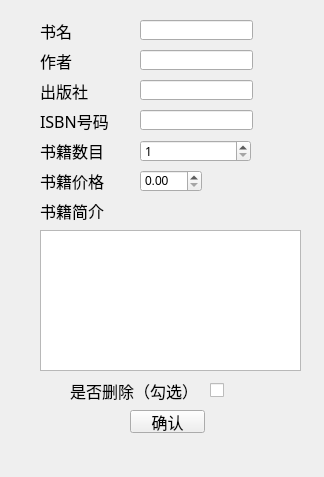
<?xml version="1.0" encoding="UTF-8"?>
<ui version="4.0">
 <class>Change_Book_Info_Widget</class>
 <widget class="QWidget" name="Change_Book_Info_Widget">
  <property name="geometry">
   <rect>
    <x>0</x>
    <y>0</y>
    <width>324</width>
    <height>477</height>
   </rect>
  </property>
  <property name="windowTitle">
   <string>Form</string>
  </property>
  <widget class="QLabel" name="BookNum_label">
   <property name="geometry">
    <rect>
     <x>40</x>
     <y>140</y>
     <width>91</width>
     <height>21</height>
    </rect>
   </property>
   <property name="font">
    <font>
     <family>萝莉体 第二版</family>
     <pointsize>12</pointsize>
    </font>
   </property>
   <property name="text">
    <string>书籍数目</string>
   </property>
  </widget>
  <widget class="QLabel" name="ISBNcode_label">
   <property name="geometry">
    <rect>
     <x>40</x>
     <y>110</y>
     <width>91</width>
     <height>21</height>
    </rect>
   </property>
   <property name="font">
    <font>
     <family>萝莉体 第二版</family>
     <pointsize>12</pointsize>
    </font>
   </property>
   <property name="text">
    <string>ISBN号码</string>
   </property>
  </widget>
  <widget class="QLineEdit" name="NameOfBook">
   <property name="geometry">
    <rect>
     <x>140</x>
     <y>20</y>
     <width>113</width>
     <height>20</height>
    </rect>
   </property>
   <property name="maxLength">
    <number>32767</number>
   </property>
  </widget>
  <widget class="QSpinBox" name="BookNum">
   <property name="geometry">
    <rect>
     <x>140</x>
     <y>140</y>
     <width>111</width>
     <height>22</height>
    </rect>
   </property>
   <property name="font">
    <font>
     <family>萝莉体 第二版</family>
    </font>
   </property>
   <property name="minimum">
    <number>1</number>
   </property>
   <property name="maximum">
    <number>999</number>
   </property>
  </widget>
  <widget class="QLabel" name="NameOfBook_label">
   <property name="geometry">
    <rect>
     <x>40</x>
     <y>20</y>
     <width>91</width>
     <height>21</height>
    </rect>
   </property>
   <property name="font">
    <font>
     <family>萝莉体 第二版</family>
     <pointsize>12</pointsize>
    </font>
   </property>
   <property name="text">
    <string>书名</string>
   </property>
  </widget>
  <widget class="QPushButton" name="ConFirm">
   <property name="geometry">
    <rect>
     <x>130</x>
     <y>410</y>
     <width>75</width>
     <height>23</height>
    </rect>
   </property>
   <property name="font">
    <font>
     <family>萝莉体 第二版</family>
     <pointsize>12</pointsize>
    </font>
   </property>
   <property name="text">
    <string>确认</string>
   </property>
  </widget>
  <widget class="QCheckBox" name="IfDelete">
   <property name="geometry">
    <rect>
     <x>210</x>
     <y>380</y>
     <width>71</width>
     <height>20</height>
    </rect>
   </property>
   <property name="text">
    <string/>
   </property>
  </widget>
  <widget class="QLineEdit" name="ISBNcode">
   <property name="geometry">
    <rect>
     <x>140</x>
     <y>110</y>
     <width>113</width>
     <height>20</height>
    </rect>
   </property>
   <property name="maxLength">
    <number>32767</number>
   </property>
   <property name="clearButtonEnabled">
    <bool>false</bool>
   </property>
  </widget>
  <widget class="QDoubleSpinBox" name="PriceOfBook">
   <property name="geometry">
    <rect>
     <x>140</x>
     <y>170</y>
     <width>62</width>
     <height>22</height>
    </rect>
   </property>
   <property name="maximum">
    <double>9999.000000000000000</double>
   </property>
  </widget>
  <widget class="QLineEdit" name="Writer">
   <property name="geometry">
    <rect>
     <x>140</x>
     <y>50</y>
     <width>113</width>
     <height>20</height>
    </rect>
   </property>
   <property name="maxLength">
    <number>32767</number>
   </property>
  </widget>
  <widget class="QLabel" name="PriceOfBook_label">
   <property name="geometry">
    <rect>
     <x>40</x>
     <y>170</y>
     <width>91</width>
     <height>21</height>
    </rect>
   </property>
   <property name="font">
    <font>
     <family>萝莉体 第二版</family>
     <pointsize>12</pointsize>
    </font>
   </property>
   <property name="text">
    <string>书籍价格</string>
   </property>
  </widget>
  <widget class="QLabel" name="Writer_label">
   <property name="geometry">
    <rect>
     <x>40</x>
     <y>50</y>
     <width>91</width>
     <height>21</height>
    </rect>
   </property>
   <property name="font">
    <font>
     <family>萝莉体 第二版</family>
     <pointsize>12</pointsize>
    </font>
   </property>
   <property name="text">
    <string>作者</string>
   </property>
  </widget>
  <widget class="QLabel" name="IfDelete_label">
   <property name="geometry">
    <rect>
     <x>70</x>
     <y>380</y>
     <width>131</width>
     <height>21</height>
    </rect>
   </property>
   <property name="font">
    <font>
     <family>萝莉体 第二版</family>
     <pointsize>12</pointsize>
    </font>
   </property>
   <property name="text">
    <string>是否删除（勾选）</string>
   </property>
  </widget>
  <widget class="QLabel" name="Publisher_label">
   <property name="geometry">
    <rect>
     <x>40</x>
     <y>80</y>
     <width>91</width>
     <height>21</height>
    </rect>
   </property>
   <property name="font">
    <font>
     <family>萝莉体 第二版</family>
     <pointsize>12</pointsize>
    </font>
   </property>
   <property name="text">
    <string>出版社</string>
   </property>
  </widget>
  <widget class="QLineEdit" name="Publisher">
   <property name="geometry">
    <rect>
     <x>140</x>
     <y>80</y>
     <width>113</width>
     <height>20</height>
    </rect>
   </property>
   <property name="maxLength">
    <number>32767</number>
   </property>
  </widget>
  <widget class="QLabel" name="Memo_label">
   <property name="geometry">
    <rect>
     <x>40</x>
     <y>200</y>
     <width>91</width>
     <height>21</height>
    </rect>
   </property>
   <property name="font">
    <font>
     <family>萝莉体 第二版</family>
     <pointsize>12</pointsize>
    </font>
   </property>
   <property name="text">
    <string>书籍简介</string>
   </property>
  </widget>
  <widget class="QTextEdit" name="Memo">
   <property name="geometry">
    <rect>
     <x>40</x>
     <y>230</y>
     <width>261</width>
     <height>141</height>
    </rect>
   </property>
  </widget>
 </widget>
 <resources/>
 <connections/>
</ui>
